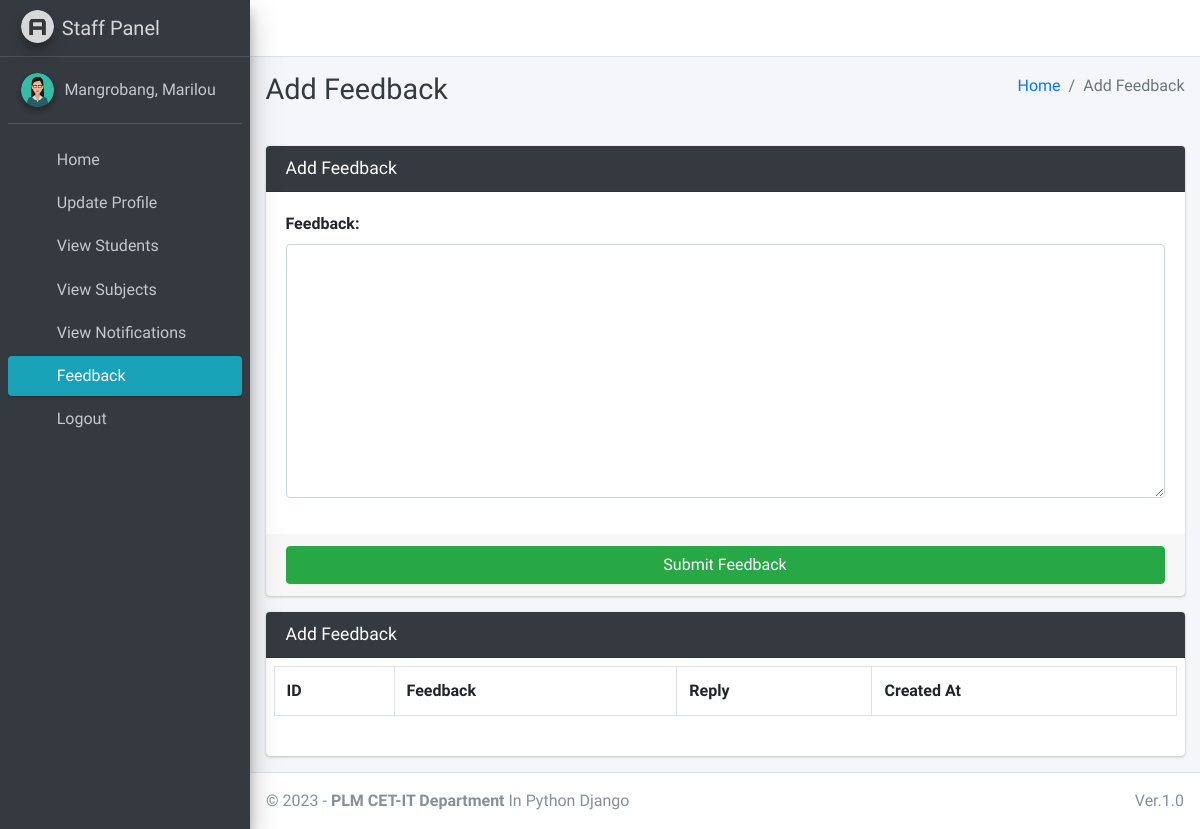
Before: /staff/feedback/ (signed in) with the older database file.
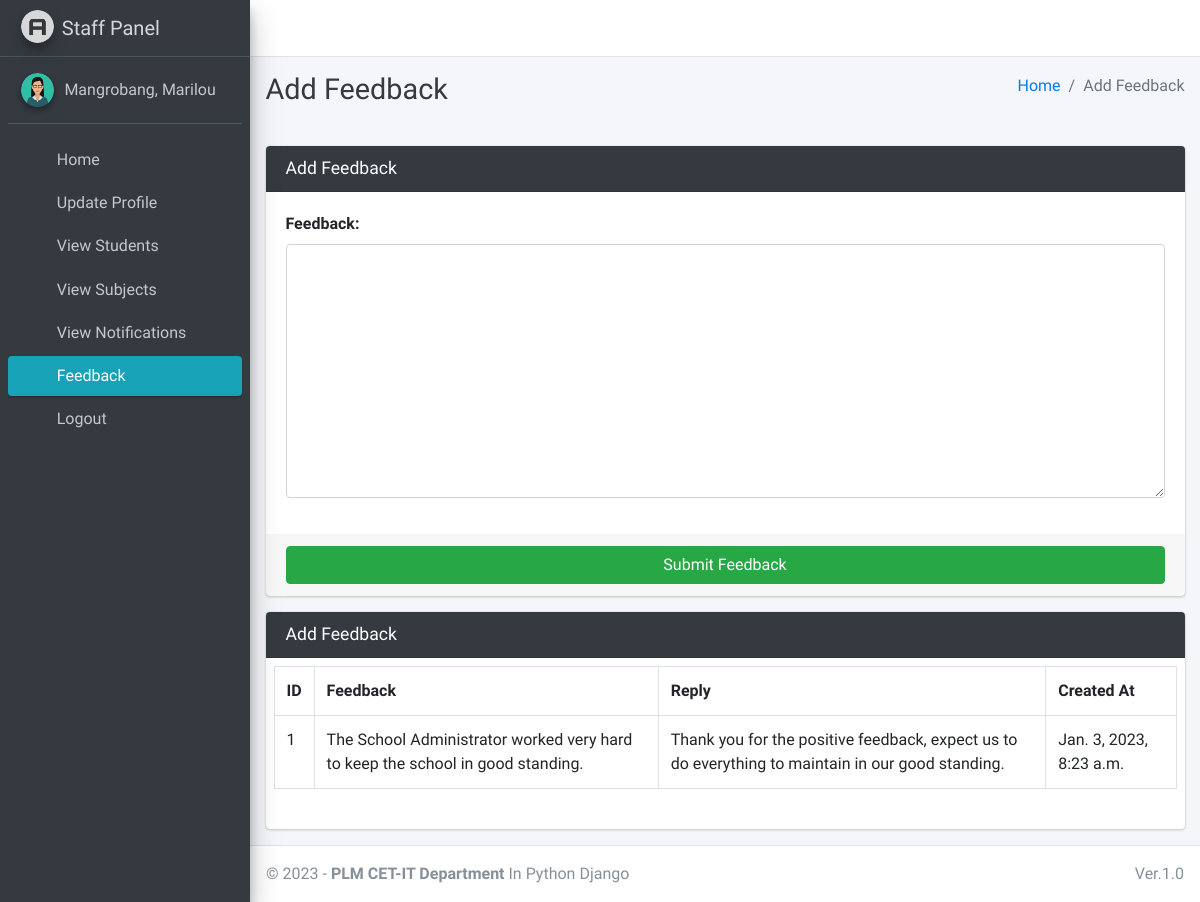
After: the same page with the newer database file.
### main_app/models.py (models this page shows)
class FeedbackStaff(models.Model):
    staff = models.ForeignKey(Staff, on_delete=models.CASCADE)
    feedback = models.TextField()
    reply = models.TextField()
    created_at = models.DateTimeField(auto_now_add=True)
    updated_at = models.DateTimeField(auto_now=True)

### main_app/staff_views.py (the view, shortened to what this page needs)
# urls.py: path("staff/feedback/", staff_views.staff_feedback, name='staff_feedback'),
def staff_feedback(request):
    form = FeedbackStaffForm(request.POST or None)
    staff = get_object_or_404(Staff, admin_id=request.user.id)
    context = {
        'form': form,
        'feedbacks': FeedbackStaff.objects.filter(staff=staff),
        'page_title': 'Add Feedback'
    }
    return render(request, "staff_template/staff_feedback.html", context)

### main_app/forms.py
class FeedbackStaffForm(FormSettings):
    def __init__(self, *args, **kwargs):
        super(FeedbackStaffForm, self).__init__(*args, **kwargs)
    class Meta:
        model = FeedbackStaff
        fields = ['feedback']

### main_app/models.py (called while the page is built)
    def __str__(self):
        return self.last_name + ", " + self.first_name

### main_app/templates/staff_template/staff_feedback.html
{% extends 'main_app/base.html' %}
{% load static %}
{% block page_title %}{{page_title}}{% endblock page_title %}
{% block content %}
<section class="content">
    <div class="container-fluid">
        <div class="row">
            <div class="col-md-12">
                <div class="card card-dark">
                    <div class="card-header">
                        <h3 class="card-title">{{page_title}}</h3>
                    </div>
                    {% include "main_app/form_template.html" with messages=messages  form=form button_text="Submit Feedback"%}
                </div>
<div class="card card-dark">
    <div class="card-header"><h3 class="card-title">{{page_title}}</h3>
    </div>
   <div class="table p-2">
       <table class="table table-bordered">
           <tr>
               <th>ID</th>
               <th>Feedback</th>
               <th>Reply</th>
            <th>Created At</th>
        </tr>
        {% for feedback in feedbacks %}
        <tr>
            <td>{{forloop.counter}}</td>
            <td>{{feedback.feedback}}</td>
              <td>
                  {% if feedback.reply == "" %}
                      <p class="badge badge-warning">No Response Yet</p>
                      {% else %}
                      {{feedback.reply}}
                  {% endif %}
              </td>
              <td>{{feedback.created_at}}</td>
            </tr>
            {% endfor %}
        </table>
    </div>
    </div>
            </div>
        </div>
    </div>
</section>
{% endblock content %}

Changed rows visible on the page:
added FeedbackStaff: feedback "The School Administrator worked very hard to keep the school in good standing.", reply "Thank you for the positive feedback, expect us to do everything to maintain in our good standing.", created_at "Jan. 3, 2023, 8:23 a.m."
